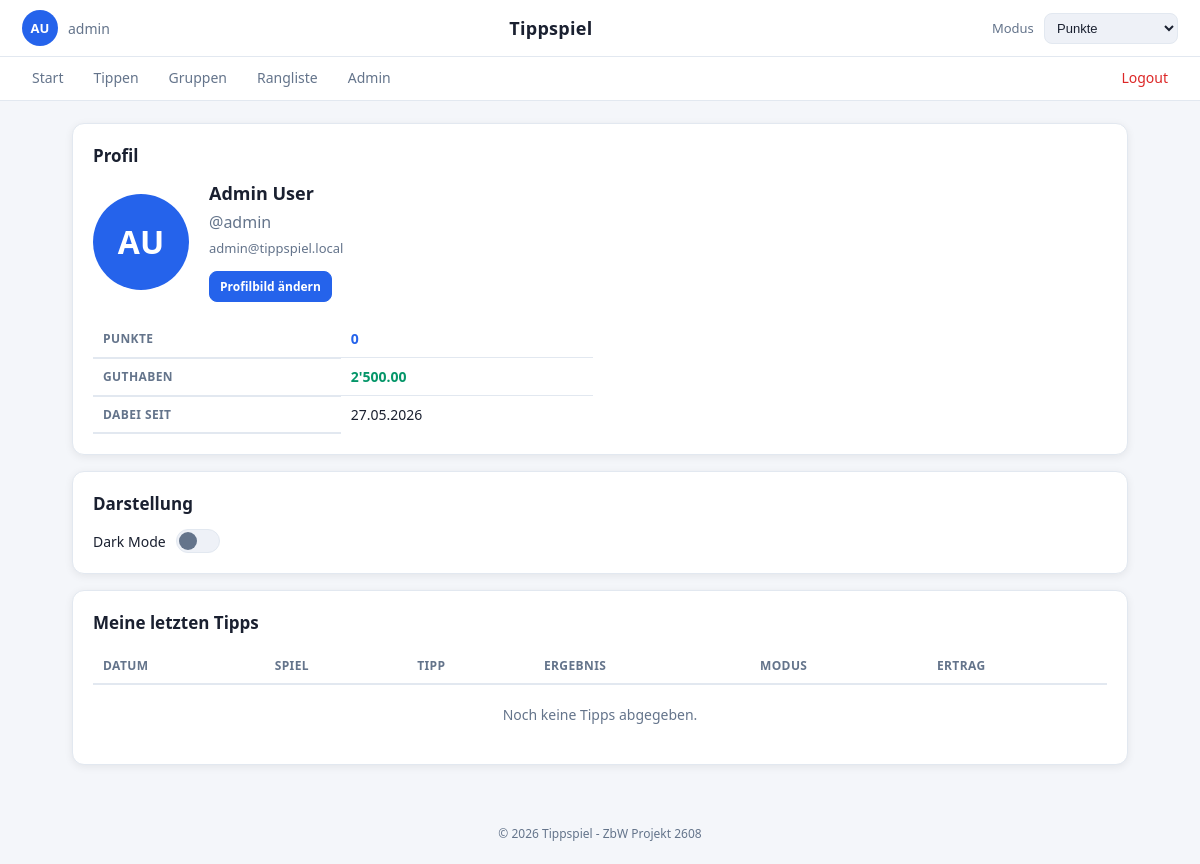
The page /pages/profile.php (signed in) on the database its author committed.
### tables this page shows
CREATE TABLE users (
    id                INT AUTO_INCREMENT PRIMARY KEY,
    username          VARCHAR(50)  NOT NULL UNIQUE,
    email             VARCHAR(120) NOT NULL UNIQUE,
    password_hash     VARCHAR(255) NOT NULL,
    first_name        VARCHAR(60)  NOT NULL,
    last_name         VARCHAR(60)  NOT NULL,
    role              ENUM('user','admin') NOT NULL DEFAULT 'user',
    points_total      INT NOT NULL DEFAULT 0,
    money_balance     DECIMAL(12,2) NOT NULL DEFAULT 2500.00,   
    background_image  VARCHAR(255) DEFAULT NULL,
    profile_picture   VARCHAR(255) DEFAULT NULL,
    theme             ENUM('light','dark') NOT NULL DEFAULT 'light',
    created_at        TIMESTAMP DEFAULT CURRENT_TIMESTAMP
);

### config/db.php (called while the page is built, shortened)
<?php
function db(): PDO {
    static $pdo = null;
    if ($pdo === null) {
        $dsn = 'mysql:host=' . DB_HOST . ';dbname=' . DB_NAME . ';charset=' . DB_CHAR;
        $opt = [
            PDO::ATTR_ERRMODE            => PDO::ERRMODE_EXCEPTION,
            PDO::ATTR_DEFAULT_FETCH_MODE => PDO::FETCH_ASSOC,
            PDO::ATTR_EMULATE_PREPARES   => false,
        ];
        try {
            $pdo = new PDO($dsn, DB_USER, DB_PASS, $opt);
        } catch (PDOException $e) {
            http_response_code(500);
            die('DB-Fehler: ' . $e->getMessage());
        }
    }
    return $pdo;
}

### includes/auth.php (called while the page is built, shortened)
<?php
require_once __DIR__ . '/../config/db.php';
function current_user(): ?array {
    static $user = null;
    if ($user === null) {
        $stmt = db()->prepare('SELECT * FROM users WHERE id = ?');
        $stmt->execute([$_SESSION['user_id']]);
        $user = $stmt->fetch() ?: null;
    }
    return $user;
}
function require_login(): array {
    $u = current_user();
    return $u;
}
function initials(array $u): string {
    return strtoupper(mb_substr($u['first_name'], 0, 1) . mb_substr($u['last_name'], 0, 1));
}

### pages/profile.php (the view, shortened to what this page needs)
<?php
$active = 'profile';
require_once __DIR__ . '/../includes/header.php';
$hasPic = !empty($user['profile_picture']);
$picUrl = $hasPic ? '/Tippspiel/' . htmlspecialchars($user['profile_picture']) : '';
?>
<section class="card">
  <h2>Profil</h2>
  <div class="profile-head">
    <?php if ($hasPic): ?>
      <img src="<?= $picUrl ?>" alt="Profilbild" class="profile-avatar" style="object-fit:cover">
    <?php else: ?>
      <span class="avatar profile-avatar"><?= htmlspecialchars(initials($user)) ?></span>
    <?php endif; ?>
    <div class="profile-info">
      <strong style="font-size:18px"><?= htmlspecialchars($user['first_name'] . ' ' . $user['last_name']) ?></strong>
      <span style="color:var(--muted)">@<?= htmlspecialchars($user['username']) ?></span>
      <span style="color:var(--muted);font-size:13px"><?= htmlspecialchars($user['email']) ?></span>
      <div style="margin-top:8px;display:flex;gap:10px;flex-wrap:wrap">
        <label class="btn primary small" for="pic-file" style="cursor:pointer">Profilbild ändern</label>
      </div>
    </div>
  </div>
  <table style="max-width:500px">
    <tr><th>Punkte</th><td><strong style="color:var(--primary)"><?= (int)$user['points_total'] ?></strong></td></tr>
    <tr><th>Guthaben</th><td><strong style="color:var(--accent)"><?= number_format((float)$user['money_balance'],2,'.',"'") ?></strong></td></tr>
    <tr><th>Dabei seit</th><td><?= date('d.m.Y', strtotime($user['created_at'])) ?></td></tr>
  </table>
</section>
<section class="card">
  <h2>Darstellung</h2>
  <div class="theme-toggle">
    <span style="font-size:14px">Dark Mode</span>
    <label class="toggle-switch">
      <span class="toggle-slider"></span>
    </label>
  </div>
</section>
<section class="card">
  <h2>Meine letzten Tipps</h2>
  <table>
    <thead><tr><th>Datum</th><th>Spiel</th><th>Tipp</th><th>Ergebnis</th><th>Modus</th><th>Ertrag</th></tr></thead>
    <tbody>
    <?php
      $stmt = db()->prepare(
        'SELECT b.*, m.match_datetime, m.home_score, m.away_score,
                m.home_name AS hn, m.away_name AS an
         FROM bets b
         JOIN matches m ON m.id = b.match_id
         WHERE b.user_id = ?
         ORDER BY b.created_at DESC LIMIT 25'
      );
      $stmt->execute([$user['id']]);
      $rows = $stmt->fetchAll();
      if (!$rows):
    ?>
      <tr><td colspan="6" style="color:var(--muted);text-align:center;padding:20px">Noch keine Tipps abgegeben.</td></tr>
    <?php else: foreach ($rows as $r):
          $tipText = $r['mode'] === 'points'
            ? (int)$r['tip_home'].' : '.(int)$r['tip_away']
            : ($r['tip_winner'] === 'home' ? 'Heimsieg'
              : ($r['tip_winner'] === 'away' ? 'Auswärtssieg' : 'Unentschieden'));
          $ertrag = $r['mode'] === 'points'
            ? ((int)$r['points_earned'].' Pkt')
            : number_format((float)$r['money_earned'],2,'.',"'");
    ?>
      <tr>
        <td><?= date('d.m.Y', strtotime($r['match_datetime'])) ?></td>
        <td><?= htmlspecialchars($r['hn'].' – '.$r['an']) ?></td>
        <td><?= htmlspecialchars($tipText) ?></td>
        <td><?= $r['home_score'] !== null ? ((int)$r['home_score'].' : '.(int)$r['away_score']) : '–' ?></td>
        <td><span class="badge <?= $r['mode'] ?>"><?= $r['mode'] === 'points' ? 'Punkte' : 'Geld' ?></span></td>
        <td><?= htmlspecialchars($ertrag) ?></td>
      </tr>
    <?php endforeach; endif; ?>
    </tbody>
  </table>
</section>
<?php require_once __DIR__ . '/../includes/footer.php'; ?>

### includes/header.php (shortened to what this page needs)
<?php
require_once __DIR__ . '/auth.php';
$user = require_login();
$active = $active ?? '';
$themeClass = ($user['theme'] ?? 'light') === 'dark' ? 'dark' : '';
$avatarHtml = '';
if (!empty($user['profile_picture'])) {
    $picUrl = '/Tippspiel/' . htmlspecialchars($user['profile_picture']);
    $avatarHtml = '<img src="' . $picUrl . '" alt="Profilbild">';
} else {
    $avatarHtml = htmlspecialchars(initials($user));
}
?>
<!DOCTYPE html>
<html lang="de">
<head>
<link rel="stylesheet" href="/Tippspiel/css/style.css">
</head>
<body class="<?= $themeClass ?>">
<header class="topbar">
  <a class="profile-link" href="/Tippspiel/pages/profile.php" title="Profil">
    <span class="avatar"><?= $avatarHtml ?></span>
    <span class="username"><?= htmlspecialchars($user['username']) ?></span>
  </a>
  <h1 class="brand">Tippspiel</h1>
  <div class="mode-switch">
    <label for="mode">Modus</label>
    <select id="mode">
      <option value="points">Punkte</option>
    </select>
  </div>
</header>
<nav class="mainnav">
  <a href="/Tippspiel/pages/home.php"        class="<?= $active==='home'       ? 'active' : '' ?>">Start</a>
  <a href="/Tippspiel/pages/sports.php"      class="<?= $active==='sports'     ? 'active' : '' ?>">Tippen</a>
  <a href="/Tippspiel/pages/groups.php"      class="<?= $active==='groups'     ? 'active' : '' ?>">Gruppen</a>
  <a href="/Tippspiel/pages/leaderboard.php" class="<?= $active==='leaderboard'? 'active' : '' ?>">Rangliste</a>
  <?php if ($user['role'] === 'admin'): ?>
    <a href="/Tippspiel/pages/admin.php"     class="<?= $active==='admin'      ? 'active' : '' ?>">Admin</a>
  <?php endif; ?>
  <a href="/Tippspiel/api/logout.php" class="logout">Logout</a>
</nav>
<main class="container">

### css/style.css (style rules this page uses)
:root { --bg: #f4f6fa; --surface: #ffffff; --surface-2: #eef1f7; --text: #1a2030; --muted: #64748b; --primary: #2563eb; --primary-2: #1d4ed8; --accent: #059669; --danger: #dc2626; --warn: #d97706; --border: #e2e8f0; --radius: 12px; --shadow: 0 2px 8px rgba(0,0,0,.07); }
* { box-sizing: border-box; }
body { margin: 0; font-family: system-ui, -apple-system, "Segoe UI", Roboto, sans-serif; background: var(--bg); color: var(--text); min-height: 100vh; }
a { color: var(--primary); text-decoration: none; }
.btn { display: inline-block; cursor: pointer; padding: 10px 16px; border-radius: 8px; border: 1px solid var(--border); font-weight: 600; font-size: 14px; background: var(--surface-2); color: var(--text); transition: background .15s; }
.btn.primary { background: var(--primary); color: #fff; border-color: var(--primary); }
.btn.small { padding: 6px 10px; font-size: 12px; }
.topbar { display: flex; align-items: center; justify-content: space-between; padding: 10px 22px; background: var(--surface); border-bottom: 1px solid var(--border); }
.brand { margin: 0; font-size: 18px; font-weight: 700; letter-spacing: .3px; }
.profile-link { display: flex; align-items: center; gap: 10px; color: var(--text); }
.avatar { width: 36px; height: 36px; border-radius: 50%; background: var(--primary); color: #fff; display: inline-flex; align-items: center; justify-content: center; font-weight: 700; font-size: 13px; flex-shrink: 0; overflow: hidden; }
.username { color: var(--muted); font-size: 14px; }
.mode-switch label { color: var(--muted); margin-right: 6px; font-size: 13px; }
.mode-switch select { background: var(--surface-2); color: var(--text); border: 1px solid var(--border); border-radius: 8px; padding: 6px 8px; font-size: 13px; }
.mainnav { display: flex; gap: 2px; padding: 0 18px; background: var(--surface); border-bottom: 1px solid var(--border); }
.mainnav a { color: var(--muted); padding: 11px 14px; font-size: 14px; border-bottom: 2px solid transparent; white-space: nowrap; }
.mainnav .logout { margin-left: auto; color: var(--danger); }
.container { max-width: 1100px; margin: 0 auto; padding: 22px; }
.card { background: var(--surface); padding: 20px; border-radius: var(--radius); margin-bottom: 16px; box-shadow: var(--shadow); border: 1px solid var(--border); }
.card h2 { margin: 0 0 14px; font-size: 17px; color: var(--text); }
.profile-head { display: flex; align-items: center; gap: 20px; margin-bottom: 18px; flex-wrap: wrap; }
.profile-avatar { width: 96px; height: 96px; font-size: 32px; border-radius: 50%; flex-shrink: 0; }
.profile-info { display: flex; flex-direction: column; gap: 6px; }
table { width: 100%; border-collapse: collapse; }
th, td { padding: 9px 10px; text-align: left; }
th { color: var(--muted); font-weight: 600; font-size: 12px; text-transform: uppercase; letter-spacing: .4px; border-bottom: 2px solid var(--border); }
td { border-bottom: 1px solid var(--border); font-size: 14px; }
tr:last-child td { border-bottom: 0; }
.theme-toggle { display: flex; align-items: center; gap: 10px; }
.toggle-switch { position: relative; width: 44px; height: 24px; }
.toggle-slider { position: absolute; inset: 0; background: var(--surface-2); border: 1px solid var(--border); border-radius: 999px; cursor: pointer; transition: background .2s; }
.toggle-slider::before { content: ''; position: absolute; width: 18px; height: 18px; border-radius: 50%; background: var(--muted); top: 2px; left: 2px; transition: transform .2s, background .2s; }

### rows shown on the page
users: avatarHtml "AU", username "admin", initials($user) "AU", first_name+last_name "Admin User", email "admin@tippspiel.local", points_total "0", money_balance "2'500.00", created_at "27.05.2026"
